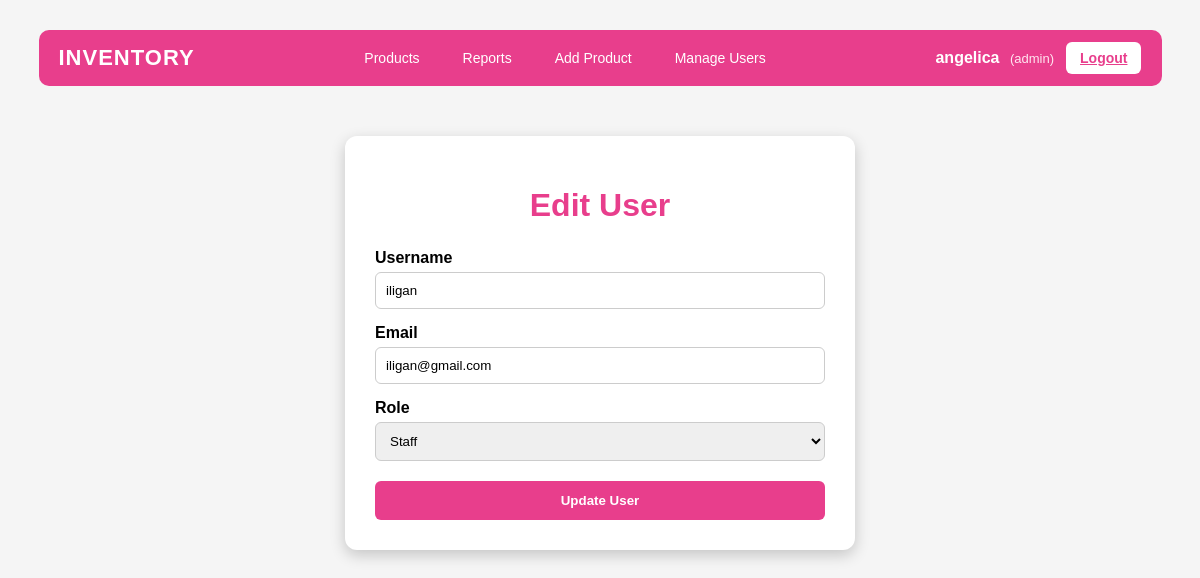
Page /edit_user.php?id=7 (signed in) on the committed database.
### tables this page shows
CREATE TABLE `users` (
  `id` int(11) NOT NULL,
  `username` varchar(50) NOT NULL,
  `email` varchar(100) NOT NULL,
  `password_hash` varchar(255) NOT NULL,
  `role` enum('admin','staff') DEFAULT 'staff',
  `created_at` timestamp NOT NULL DEFAULT current_timestamp()
);

### edit_user.php (the view, shortened to what this page needs)
<?php
require_once 'config.php';
$id = intval($_GET['id']);
$stmt = $conn->prepare("SELECT * FROM users WHERE id = ?");
$stmt->bind_param("i", $id);
$stmt->execute();
$result = $stmt->get_result();
$user = $result->fetch_assoc();
?>
<!DOCTYPE html>
<html>
<head>
<link rel="stylesheet" href="style.css">
</head>
<body>
<?php include 'navbar.php'; ?>
<div class="container">
    <h1>Edit User</h1>
    <form method="POST">
        <label>Username</label>
        <input type="text" name="username"
        value="<?php echo htmlspecialchars($user['username']); ?>" required>
        <label>Email</label>
        <input type="email" name="email"
        value="<?php echo htmlspecialchars($user['email']); ?>" required>
        <label>Role</label>
        <select name="role">
            <option value="staff" <?php if($user['role']=="staff") echo "selected"; ?>>Staff</option>
        </select>
        <button type="submit">Update User</button>
    </form>
</div>
</body>
</html>

### style.css (style rules this page uses)
body { font-family: Arial, sans-serif; background: #f5f5f5; margin: 30px; }
h1 { text-align: center; }

### edit_user.php (style rules this page uses)
.container { width:450px; margin:50px auto; background:white; padding:30px; border-radius:12px; box-shadow:0 5px 15px rgba(0,0,0,0.2); }
h1 { text-align:center; color:#e83e8c; margin-bottom:25px; }
label { font-weight:600; display:block; margin-top:15px; margin-bottom:5px; }
input, select { width:100%; padding:10px; border-radius:6px; border:1px solid #ccc; box-sizing:border-box; }
button { width:100%; margin-top:20px; padding:12px; border:none; border-radius:6px; background:#e83e8c; color:white; font-weight:600; cursor:pointer; transition:0.3s ease; }

### rows in the picture
users: username "iligan", email "iligan@gmail.com", role "Staff"

### other values in the picture
$_SESSION['username'] "angelica"
$_SESSION['role'] "admin"
